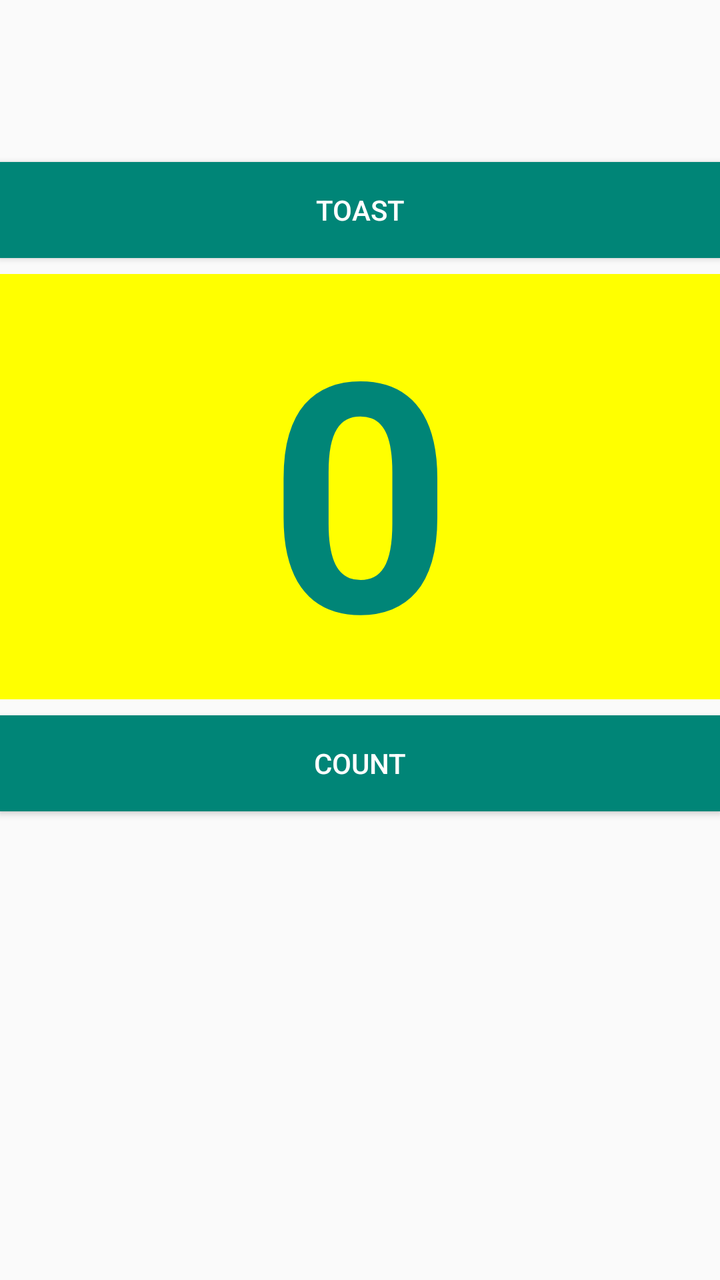
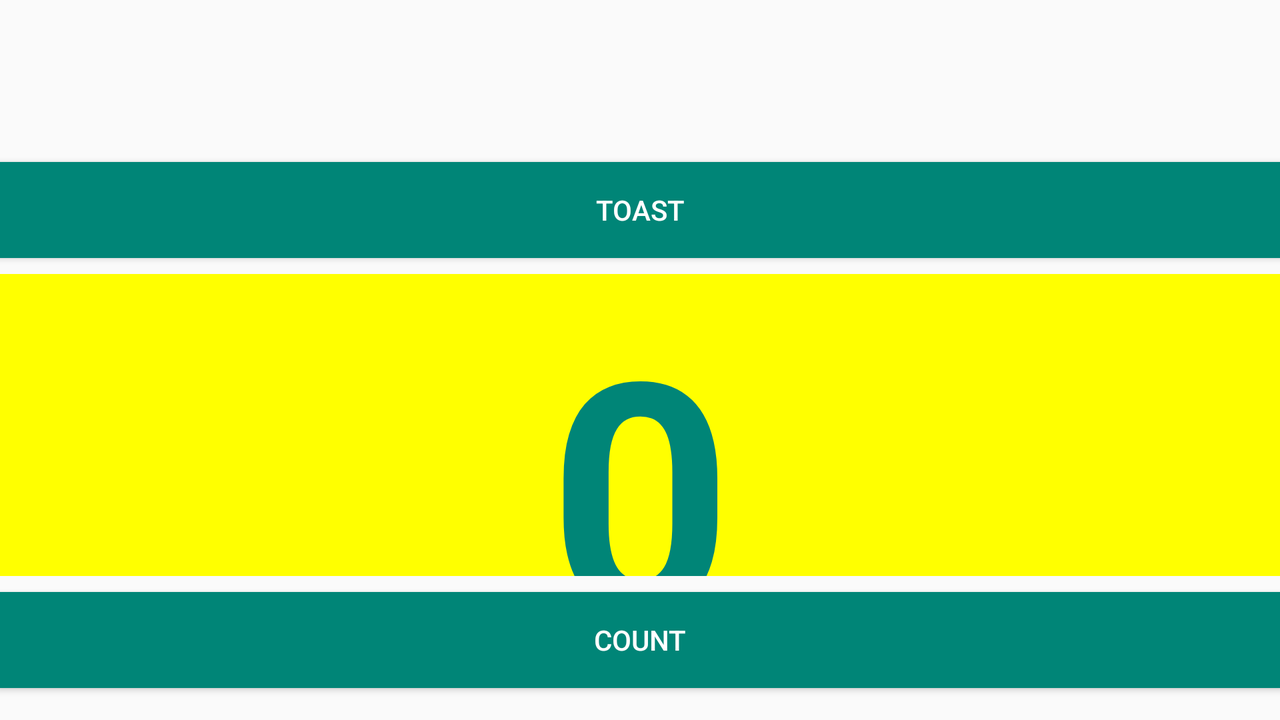

Compare how this app lays out the same screen by default and in its alternative resource folder. The renders come first, then the two layout files and the values they reference.
<!-- AndroidManifest.xml: application theme AppTheme -->
<!-- res/layout/activity_toast.xml -->
<?xml version="1.0" encoding="utf-8"?>
<RelativeLayout xmlns:android="http://schemas.android.com/apk/res/android"
    xmlns:app="http://schemas.android.com/apk/res-auto"
    xmlns:tools="http://schemas.android.com/tools"
    android:layout_width="match_parent"
    android:layout_height="match_parent"
    android:orientation="vertical"
    tools:context=".Toast">

    <Button
        android:id="@+id/button_toast"
        android:layout_width="match_parent"
        android:layout_height="wrap_content"
        android:layout_marginTop="81dp"
        android:background="@color/colorPrimary"

        android:text="@string/button_label_toast"
        android:textColor="@android:color/white" />


    <TextView
        android:id="@+id/show_count"
        android:layout_width="match_parent"
        android:layout_height="wrap_content"
        android:layout_marginTop="8dp"
        android:layout_marginBottom="8dp"
        android:background="#FFFF00"
        android:gravity="center|center_vertical"
        android:text="@string/count_initial_value"
        android:textColor="@color/colorPrimary"
        android:textSize="160sp"
        android:textStyle="bold"

        android:layout_below="@+id/button_toast"
        android:layout_alignParentLeft="true"
        android:layout_alignParentStart="true"/>

    <Button
        android:id="@+id/button_count"
        android:layout_width="match_parent"
        android:layout_height="wrap_content"
        android:layout_marginBottom="16dp"
        android:background="@color/colorPrimary"
        android:onClick="countUp"
        android:text="@string/button_label_count"
        android:layout_below="@id/show_count"
        android:layout_centerHorizontal="true"
        android:textColor="@android:color/white" />
</RelativeLayout>
<!-- resources referenced by this layout -->
<resources>
  <color name="colorPrimary">#008577</color>
  <string name="button_label_count">Count</string>
  <string name="button_label_toast">Toast</string>
  <string name="count_initial_value">0</string>
  <style name="AppTheme" parent="Theme.AppCompat.Light.NoActionBar">
          
          <item name="colorPrimary">@color/colorPrimary</item>
          <item name="colorPrimaryDark">@color/colorPrimaryDark</item>
          <item name="colorAccent">@color/colorAccent</item>
      </style>
  <color name="colorPrimaryDark">#00574B</color>
  <color name="colorAccent">#D81B60</color>
</resources>
<!-- res/layout-land/activity_toast.xml (the repository's variant of the layout above) -->
<!-- drawn on the phone turned sideways -->
<?xml version="1.0" encoding="utf-8"?>
<androidx.constraintlayout.widget.ConstraintLayout xmlns:android="http://schemas.android.com/apk/res/android"
    xmlns:app="http://schemas.android.com/apk/res-auto"
    xmlns:tools="http://schemas.android.com/tools"
    android:layout_width="match_parent"
    android:layout_height="match_parent"
    tools:context=".Toast">

    <Button
        android:id="@+id/button_toast"
        android:layout_width="0dp"
        android:layout_height="wrap_content"
        android:layout_marginTop="81dp"
        android:background="@color/colorPrimary"
        android:text="@string/button_label_toast"
        android:textColor="@android:color/white"
        app:layout_constraintEnd_toEndOf="parent"
        app:layout_constraintStart_toStartOf="parent"
        app:layout_constraintTop_toTopOf="parent"
        android:onClick="showToast"/>

    <Button
        android:id="@+id/button_count"
        android:layout_width="0dp"
        android:layout_height="wrap_content"
        android:layout_marginBottom="16dp"
        android:background="@color/colorPrimary"
        android:text="@string/button_label_count"
        android:textColor="@android:color/white"
        app:layout_constraintBottom_toBottomOf="parent"
        app:layout_constraintEnd_toEndOf="parent"
        app:layout_constraintStart_toStartOf="parent"
        android:onClick="countUp"/>

    <TextView
        android:id="@+id/show_count"
        android:layout_width="0dp"
        android:layout_height="0dp"
        android:layout_marginTop="8dp"
        android:layout_marginBottom="8dp"
        android:background="#FFFF00"
        android:gravity="center|center_vertical"
        android:text="@string/count_initial_value"
        android:textColor="@color/colorPrimary"
        android:textSize="160sp"
        android:textStyle="bold"
        app:layout_constraintBottom_toTopOf="@+id/button_count"
        app:layout_constraintEnd_toEndOf="parent"
        app:layout_constraintStart_toStartOf="parent"
        app:layout_constraintTop_toBottomOf="@+id/button_toast" />
</androidx.constraintlayout.widget.ConstraintLayout>
